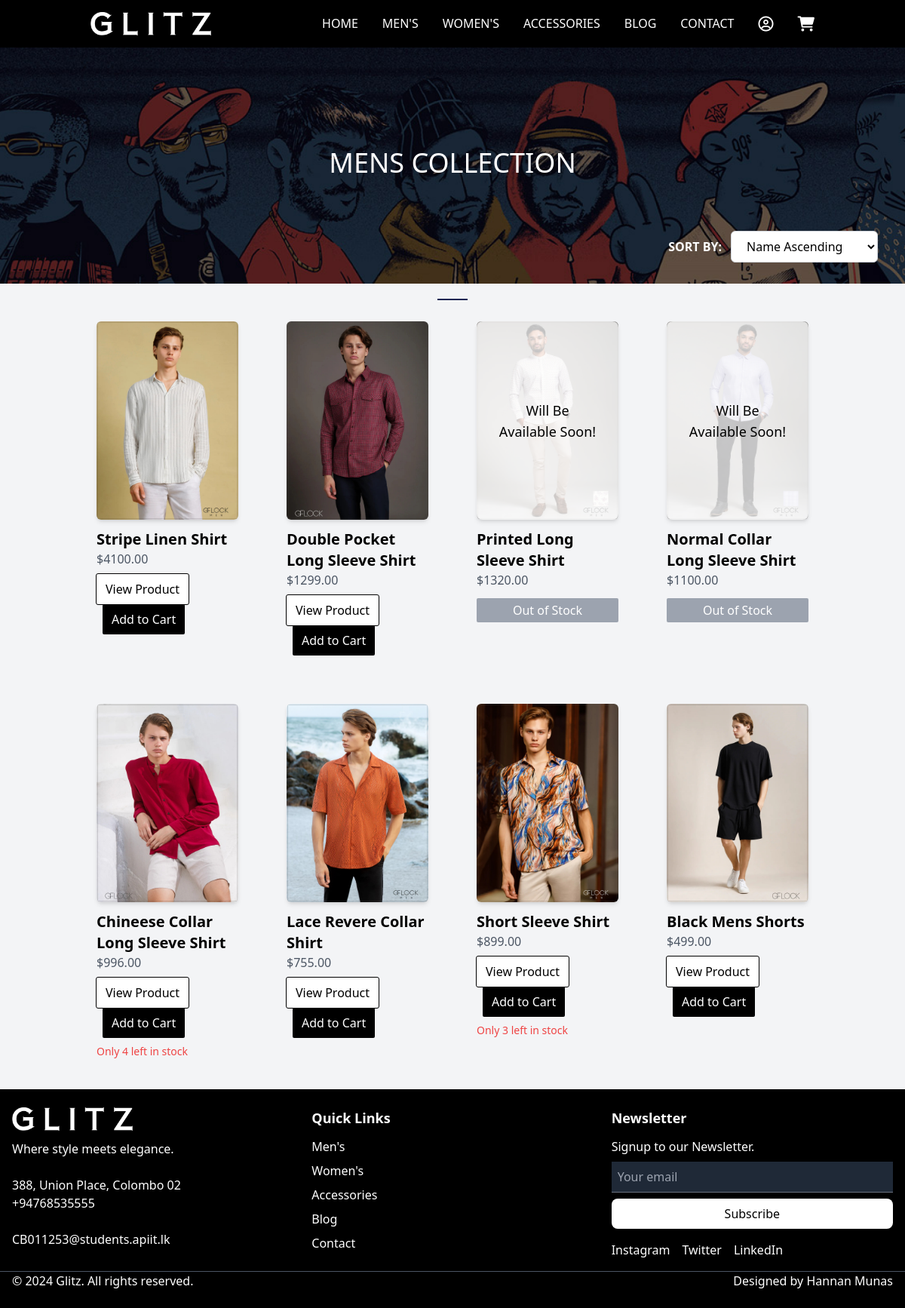
The app's page /public/mens with its own data.
### tables this page shows
CREATE TABLE `products` (
  `id` int(11) NOT NULL,
  `name` varchar(255) NOT NULL,
  `category_id` int(11) NOT NULL,
  `price` decimal(10,2) NOT NULL,
  `description` text DEFAULT NULL,
  `image` varchar(255) NOT NULL,
  `created_at` timestamp NOT NULL DEFAULT current_timestamp(),
  `is_featured` tinyint(1) DEFAULT 0,
  `quantity` int(11) DEFAULT 0
);

### app/controllers/ProductController.php (called while the page is built, shortened)
<?php
class ProductController extends Controller {
    private $productModel;
    public function __construct() {
        $this->productModel = $this->model('ProductModel');
    }
    public function mens() {
        $sortOption = isset($_GET['sort']) ? $_GET['sort'] : 'date_new';
        $products = $this->productModel->getSortedProductsByCategory('mens', $sortOption);
        $this->renderView('customer/mens', ['products' => $products, 'sortOption' => $sortOption]);
    }
}

### app/core/App.php (called while the page is built, shortened)
<?php
class App {
    protected $method = 'index';
    protected $layout = 'layout/customer';
    public function __construct() {
        $url = $this->parseUrl();
        if (isset($url[0]) && strtolower($url[0]) == 'admin') {
            $this->layout = 'layout/admin';
            if (!isset($_SESSION['user_id']) || $_SESSION['role'] !== 'admin') {
                $_SESSION['redirect_url'] = BASE_URL . implode('/', $url);
                header('Location: ' . BASE_URL . 'auth');
                exit;
            }
            if (isset($url[1])) {
                switch (strtolower($url[1])) {
                    case 'users':
                        $this->controller = 'UserController';
                        $this->method = 'users';
                        break;
                    case 'inquiries':
                        $this->controller = 'InquiryController';
                        $this->method = 'inquiries';
                        break;
                    case 'adduser':
                        $this->controller = 'UserController';
                        $this->method = 'addUser';
                        break;
                    case 'edituser':
                        $this->controller = 'UserController';
                        $this->method = 'editUser';
                        break;
                    case 'deleteuser':
                        $this->controller = 'UserController';
                        $this->method = 'deleteUser';
                        break;
                    case 'editinquiry':
                        $this->controller = 'InquiryController';
                        $this->method = 'editInquiry';
                        break;
                    case 'deleteinquiry':
                        $this->controller = 'InquiryController';
                        $this->method = 'deleteInquiry';
                        break;
                    case 'updatestatus':
                        $this->controller = 'InquiryController';
                        $this->method = 'updateStatus';
                        break;
                    default:
                        $this->controller = 'AdminController';
                        $this->method = 'dashboard';
                        break;
                }
            } else {
                $this->controller = 'AdminController';
                $this->method = 'dashboard';
            }
        }
        else if (isset($url[0]) && strtolower($url[0]) == 'auth') {
            $this->controller = 'AuthController';
            $this->method = 'index';
        }
        else if (isset($url[0]) && strtolower($url[0]) == 'logout') {
            $this->controller = 'AuthController';
            $this->method = 'logout';
        }
        else if (isset($url[0]) && in_array(strtolower($url[0]), ['mens', 'womens', 'accessories'])) {
            $this->method = strtolower($url[0]);
        }
        $this->controller = new $this->controller;
        $this->params = $url ? array_values($url) : [];
        call_user_func_array([$this->controller, $this->method], $this->params);
        $content = ob_get_clean();
        require_once '../app/views/' . $this->layout . '.php';
    }
    public function parseUrl() {
        if (isset($_GET['url'])) {
            return explode('/', filter_var(rtrim($_GET['url'], '/'), FILTER_SANITIZE_URL));
        }
        return [];
    }
}

### public/index.php (called while the page is built, shortened)
<?php
require_once '../app/core/Database.php';
require_once '../app/core/Controller.php';
require_once '../app/core/App.php';
$app = new App();

### app/core/Database.php (called while the page is built, shortened)
<?php
class Database {
    private $host = DB_HOST;
    private $user = DB_USER;
    private $pass = DB_PASS;
    private $dbname = DB_NAME;
    private $dbh;
    private $stmt;
    public function __construct() {
        $dsn = 'mysql:host=' . $this->host . ';dbname=' . $this->dbname;
        $options = [
            PDO::ATTR_PERSISTENT => true,
            PDO::ATTR_ERRMODE => PDO::ERRMODE_EXCEPTION
        ];
        try {
            $this->dbh = new PDO($dsn, $this->user, $this->pass, $options);
        } catch (PDOException $e) {
            echo 'Connection failed: ' . $e->getMessage();
        }
    }
    public function query($sql) {
        $this->stmt = $this->dbh->prepare($sql);
    }
    public function bind($param, $value, $type = null) {
        if (is_null($type)) {
            switch (true) {
                default:
                    $type = PDO::PARAM_STR;
            }
        }
        $this->stmt->bindValue($param, $value, $type);
    }
    public function execute() {
        return $this->stmt->execute();
    }
    public function resultSet() {
        $this->execute();
        return $this->stmt->fetchAll(PDO::FETCH_ASSOC);
    }
}

### app/models/ProductModel.php (called while the page is built, shortened)
<?php
class ProductModel {
    private $db;
    public function __construct() {
        $this->db = new Database();
    }
    public function getSortedProductsByCategory($category, $sortOption, $stockFilter = null) {
        $query = 'SELECT * FROM products WHERE category_id = (SELECT id FROM categories WHERE name = :category)';
        switch ($sortOption) {
            case 'date_new':
                $query .= ' ORDER BY created_at DESC';
                break;
        }
        $this->db->query($query);
        $this->db->bind(':category', $category);
        return $this->db->resultSet();
    }
}

### app/views/customer/mens.php (the view, shortened to what this page needs)
<div>
    <div class="relative w-full h-80">
        <img src="<?= BASE_URL ?>images/banners/bannerMens.png" alt="mens banner img" class="w-full h-full object-cover">
        <h1 class="absolute inset-0 flex items-center justify-center text-white text-4xl font-light">
            MENS COLLECTION
        </h1>
        <div class="absolute bottom-5 right-5 flex items-center bg-opacity-70 px-4 py-2 rounded-lg">
            <label for="sortOptions" class="font-semibold mr-3 text-white">SORT BY:</label>
            <select id="sortOptions" class="bg-white border border-gray-300 px-4 py-2 rounded-md">
                <option value="name_asc" <?= isset($sortOption) && $sortOption == 'name_asc' ? 'selected' : '' ?>>Name Ascending</option>
            </select>
        </div>
    </div>
    <div id="main-content" class="container mx-auto p-5">
        <hr class=" w-10 border-t-2 border-blue-950 mx-auto mb-2">
        <div id="productContainer" class="grid grid-cols-1 sm:grid-cols-2 md:grid-cols-3 lg:grid-cols-4 gap-6">
            <?php if (!empty($products)): ?>
                <?php foreach ($products as $product): ?>
                    <div class="relative product-card rounded-lg p-5">
                        <div class="relative">
                            <img src="<?= BASE_URL ?>images/mens/<?= $product['image'] ?>" alt="<?= htmlspecialchars($product['name']) ?>" class="w-full h-full object-cover mb-3 rounded-md shadow-md">
                            <?php if ($product['quantity'] <= 0): ?>
                                <div class="absolute inset-0 bg-white bg-opacity-75 flex items-center justify-center rounded-lg">
                                    <span class="text-black font-normal text-center text-lg">Will Be <br> Available Soon!</span>
                                </div>
                            <?php endif; ?>
                        </div>
                        <div>
                            <h2 class="text-xl font-semibold"><?= htmlspecialchars($product['name']) ?></h2>
                            <p class="text-gray-600">$<?= htmlspecialchars($product['price']) ?></p>
                        </div>
                        <?php if ($product['quantity'] > 0): ?>
                            <div class="mt-2">
                                <button class="view-product bg-white text-black px-3 py-2 rounded-sm outline outline-1" data-id="<?= $product['id'] ?>">View Product</button>
                                <button class="add-to-cart bg-black text-white px-3 py-2 rounded-sm ml-2" data-id="<?= $product['id'] ?>">Add to Cart</button>
                            </div>
                        <?php else: ?>
                            <button class="bg-gray-400 text-white px-3 py-1 rounded-sm mt-3 w-full cursor-not-allowed" disabled>Out of Stock</button>
                        <?php endif; ?>
                        <?php if ($product['quantity'] < 5 && $product['quantity'] > 0): ?>
                            <p class="text-red-500 text-sm mt-2">Only <?= $product['quantity'] ?> left in stock</p>
                        <?php endif; ?>
                    </div>
                <?php endforeach; ?>
            <?php else: ?>
                <p>No products found.</p>
            <?php endif; ?>
        </div>
    </div>
</div>

### app/core/Controller.php (shortened to what this page needs)
<?php
class Controller {
    public function model($model) {
        return new $model();
    }
    public function renderView($view, $data = []) {
        extract($data);
        if (file_exists("../app/views/" . $view . ".php")) {
            require_once "../app/views/" . $view . ".php";
        } else {
            die("View does not exist: " . $view . ".php");
        }
    }
}

### app/views/layout/customer.php (shortened to what this page needs)
<!DOCTYPE html>
<html lang="en">
<head>
    <script src="https://cdn.tailwindcss.com"></script>
    <link rel="stylesheet" href="https://cdnjs.cloudflare.com/ajax/libs/font-awesome/6.0.0-beta3/css/all.min.css">
</head>
<body class="bg-gray-100 flex flex-col min-h-screen">
    <header class="bg-black fixed top-0 w-full z-50">
        <div class="container mx-auto flex items-center justify-between px-8 py-2">
            <div class="logo">
                <a href="<?= BASE_URL ?>"><img src="<?= BASE_URL ?>images/logos/logoWhite.png" alt="Logo" class="w-40 my-2"></a>
            </div>
            <nav id="menu" class="hidden md:flex space-x-8 text-white">
                <ul class="flex flex-col md:flex-row space-y-3 md:space-y-0 md:space-x-8">
                    <li><a href="<?= BASE_URL ?>" class="hover:text-gray-300">HOME</a></li>
                    <li><a href="<?= BASE_URL ?>mens" class="hover:text-gray-300">MEN'S</a></li>
                    <li><a href="<?= BASE_URL ?>womens" class="hover:text-gray-300">WOMEN'S</a></li>
                    <li><a href="<?= BASE_URL ?>accessories" class="hover:text-gray-300">ACCESSORIES</a></li>
                    <li><a href="<?= BASE_URL ?>blogs" class="hover:text-gray-300">BLOG</a></li>
                    <li><a href="<?= BASE_URL ?>contact" class="hover:text-gray-300">CONTACT</a></li>
                    <li><a href="<?= BASE_URL ?>profile" class="hover:text-gray-300"><i class="fa-regular fa-circle-user fa-lg"></i></a></li>
                    <li><a href="<?= BASE_URL ?>cart" class="hover:text-gray-300"><i class="fa-solid fa-cart-shopping fa-lg"></i></a></li>
                </ul>
            </nav>
        </div>
    </header>
    <div class="flex-grow mt-20 md:mt-14">
        <?= $content ?>
    </div>
    <footer class="bg-black text-white py-6 mt-auto">
        <div class="container mx-auto px-4 max-w-screen-xl grid grid-cols-1 md:grid-cols-3 gap-6">
            <div class="flex flex-col">
                <a href="<?= BASE_URL ?>">
                    <img src="<?= BASE_URL ?>images/logos/logoWhite.png" alt="Glitz Logo" class="w-40 mb-3">
                </a>
                <p>Where style meets elegance.</p>
                <br>
                <p>388, Union Place, Colombo 02<br> +94768535555</p>
                <br>
                <p>CB011253@students.apiit.lk</p>
            </div>
            <div class="flex flex-col">
                <h2 class="text-lg font-semibold mb-3">Quick Links</h2>
                <ul class="space-y-2">
                    <li><a href="<?= BASE_URL ?>mens" class="hover:underline">Men's</a></li>
                    <li><a href="<?= BASE_URL ?>womens" class="hover:underline">Women's</a></li>
                    <li><a href="<?= BASE_URL ?>accessories" class="hover:underline">Accessories</a></li>
                    <li><a href="<?= BASE_URL ?>blogs" class="hover:underline">Blog</a></li>
                    <li><a href="<?= BASE_URL ?>contact" class="hover:underline">Contact</a></li>
                </ul>
            </div>
            <div>
                <h2 class="text-lg font-semibold mb-3">Newsletter</h2>
                <p class="mb-2">Signup to our Newsletter.</p>
                <form class="flex flex-col space-y-2">
                    <input type="email" placeholder="Your email" class="w-full p-2 bg-gray-800 text-white border-b border-gray-500 focus:outline-none">
                    <button type="submit" class="bg-white text-black px-4 py-2 rounded-lg hover:bg-gray-200">Subscribe</button>
                </form>
                <div class="flex space-x-4 mt-4">
                    <a href="https://www.instagram.com/hannan.lk/" class="hover:underline">Instagram</a>
                    <a href="https://x.com/hannanmunas" class="hover:underline">Twitter</a>
                    <a href="https://www.linkedin.com/in/hannan76/" class="hover:underline">LinkedIn</a>
                </div>
            </div>
        </div>
        <div class="border-t border-gray-600 mt-4 flex flex-col md:flex-row justify-between items-center max-w-screen-xl mx-auto px-4">
            <p class="text-center md:text-left">&copy; 2024 Glitz. All rights reserved.</p>
            <p class="text-center md:text-right">Designed by <a href="https://www.linkedin.com/in/hannan76/" class="hover:underline">Hannan Munas</a></p>
        </div>
    </footer>
</body>
</html>

### records on screen
products: image (picture), name "Stripe Linen Shirt", price "4100.00"
products: image (picture), name "Double Pocket Long Sleeve Shirt", price "1299.00"
products: image (picture), quantity "Will Be", name "Printed Long Sleeve Shirt", price "1320.00"
products: image (picture), quantity "Will Be", name "Normal Collar Long Sleeve Shirt", price "1100.00"
products: image (picture), name "Chineese Collar Long Sleeve Shirt", price "996.00", quantity "4"
products: image (picture), name "Lace Revere Collar Shirt", price "755.00"
products: image (picture), name "Short Sleeve Shirt", price "899.00", quantity "3"
products: image (picture), name "Black Mens Shorts", price "499.00"
